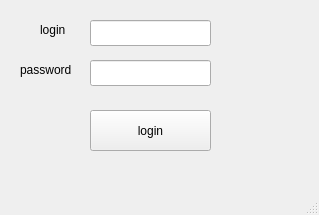
<?xml version="1.0" encoding="UTF-8"?>
<ui version="4.0">
 <class>MainWindow</class>
 <widget class="QMainWindow" name="MainWindow">
  <property name="geometry">
   <rect>
    <x>0</x>
    <y>0</y>
    <width>319</width>
    <height>215</height>
   </rect>
  </property>
  <property name="minimumSize">
   <size>
    <width>319</width>
    <height>215</height>
   </size>
  </property>
  <property name="maximumSize">
   <size>
    <width>319</width>
    <height>215</height>
   </size>
  </property>
  <property name="windowTitle">
   <string>MainWindow</string>
  </property>
  <widget class="QWidget" name="centralwidget">
   <widget class="QLineEdit" name="lineEdit">
    <property name="geometry">
     <rect>
      <x>90</x>
      <y>20</y>
      <width>121</width>
      <height>26</height>
     </rect>
    </property>
   </widget>
   <widget class="QLineEdit" name="lineEdit_2">
    <property name="geometry">
     <rect>
      <x>90</x>
      <y>60</y>
      <width>121</width>
      <height>26</height>
     </rect>
    </property>
   </widget>
   <widget class="QPushButton" name="pushButton">
    <property name="geometry">
     <rect>
      <x>90</x>
      <y>110</y>
      <width>121</width>
      <height>41</height>
     </rect>
    </property>
    <property name="text">
     <string>login</string>
    </property>
   </widget>
   <widget class="QLabel" name="label">
    <property name="geometry">
     <rect>
      <x>40</x>
      <y>20</y>
      <width>41</width>
      <height>20</height>
     </rect>
    </property>
    <property name="text">
     <string>login</string>
    </property>
   </widget>
   <widget class="QLabel" name="label_2">
    <property name="geometry">
     <rect>
      <x>20</x>
      <y>60</y>
      <width>71</width>
      <height>20</height>
     </rect>
    </property>
    <property name="text">
     <string>password</string>
    </property>
   </widget>
  </widget>
  <widget class="QMenuBar" name="menubar">
   <property name="geometry">
    <rect>
     <x>0</x>
     <y>0</y>
     <width>319</width>
     <height>26</height>
    </rect>
   </property>
  </widget>
  <widget class="QStatusBar" name="statusbar"/>
 </widget>
 <resources/>
 <connections/>
</ui>
